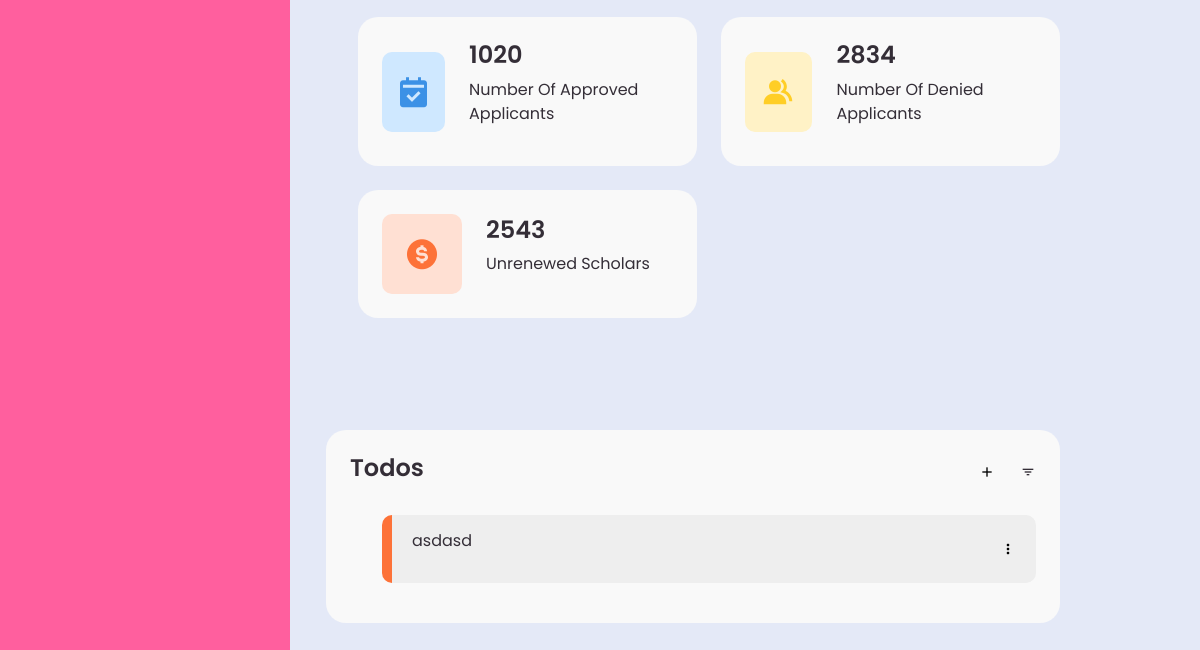
Page /pages/admin/adminHome.php (signed in, lower part) on the earlier database version.
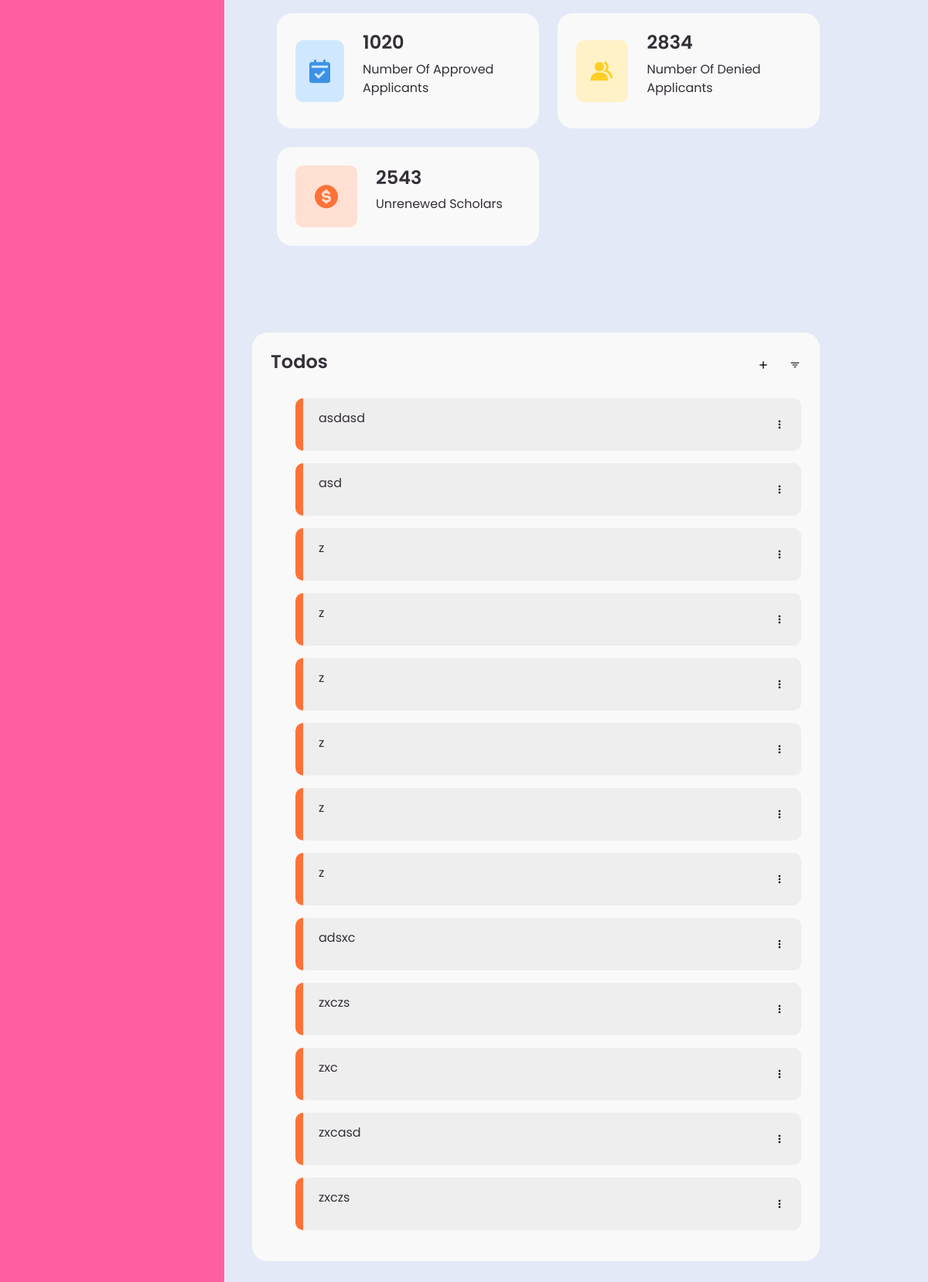
Same page on the later database version.
### tables this page shows
CREATE TABLE `todos` (
  `id` int(11) NOT NULL,
  `todo_text` varchar(255) NOT NULL,
  `completed` tinyint(1) DEFAULT 0,
  `created_at` timestamp NOT NULL DEFAULT current_timestamp()
);

### pages/admin/adminHome.php (the view, shortened to what this page needs)
<html lang="en">
<head>
    <link href="https://cdn.jsdelivr.net/npm/bootstrap@5.3.0/dist/css/bootstrap.min.css" rel="stylesheet">
    <link rel="stylesheet" href="../../style/dashboard.css">
</head>
<body>
    <?php
    if ($_SESSION['role'] === 'admin') {
        include '../../assets/template/profileNav.php';
    } elseif ($_SESSION['role'] === 'staff') {
        include '../../assets/template/staffNavi.php';
    }
    ?>
    <section id="content" class="home-section">
        <?php
        if ($_SESSION['role'] === 'admin') {
        ?> <main>
                <ul class="box-info">
                    <li>
                        <i class='bx bxs-calendar-check'></i>
                        <span class="text">
                            <h3>1020</h3>
                            <p>Number Of Approved Applicants</p>
                        </span>
                    </li>
                    <li>
                        <i class='bx bxs-group'></i>
                        <span class="text">
                            <h3>2834</h3>
                            <p>Number Of Denied Applicants</p>
                        </span>
                    </li>
                    <li>
                        <i class='bx bxs-dollar-circle'></i>
                        <span class="text">
                            <h3>2543</h3>
                            <p>Unrenewed Scholars</p>
                        </span>
                    </li>
                </ul>
        </main>
            <?php } ?>
            <main>
            <div class="table-data">
                <div class="todo">
                    <div class="head">
                        <h3>Todos</h3>
                        <a class="btnAddTodo bx bx-plus dropdown-toggle-split text-black" type="button" data-bs-target="#addTodo" data-bs-toggle="modal" data-bs-whatever="@addTo-do"></a>
                        <i class="bx bx-filter" onclick="toggleTodoList()"></i>
                    </div>
                    <ul class="todo-list">
                        <?php
                        $server = "localhost";
                        $username = "root";
                        $password = "";
                        $db = "cysdo";
                        $conn = new mysqli($server, $username, $password, $db);
                        $sql = "SELECT * FROM todos";
                        $result = $conn->query($sql);
                        if ($result->num_rows > 0) {
                            while ($row = $result->fetch_assoc()) {
                                $completed = $row['completed'] ? 'completed' : 'not-completed';
                                $todoId = $row['id'];
                                $todoText = $row['todo_text'];
                        ?>
                                <li class="<?php echo $completed; ?>" data-id="<?php echo $todoId; ?>">
                                    <p><?php echo $todoText; ?></p>
                                    <div class="dropdown-center">
                                        <a class="bx bx-dots-vertical-rounded text-black" type="button" data-bs-toggle="dropdown" aria-expanded="false">
                                        </a>
                                    </div>
                                </li>
                        <?php
                            }
                        } else {
                            echo "No todos found.";
                        }
                        ?>
                    </ul>
                </div>
            </div>
            </main>
    </section>
</body>
</html>

### assets/template/profileNav.php (shortened to what this page needs)
<html lang="en" dir="ltr">
<head>
  <link rel="stylesheet" href="https://cdnjs.cloudflare.com/ajax/libs/font-awesome/5.15.1/css/all.min.css">
  <link rel="stylesheet" href="https://cdn.jsdelivr.net/npm/bootstrap-icons@1.10.5/font/bootstrap-icons.css">
  <link href='https://unpkg.com/boxicons@2.0.7/css/boxicons.min.css' rel='stylesheet'>
</head>
<body>
  <div class="side-bar">
  </div>
</body>
</html>

### style/dashboard.css (style rules this page uses)
* { margin: 0; padding: 0; box-sizing: border-box; }
a { text-decoration: none; }
li { list-style: none; }
:root { --poppins: 'Poppins', sans-serif; --lato: 'Lato', sans-serif; --light: #F9F9F9; --blue: #3C91E6; --green: #3ce64a; --light-blue: #CFE8FF; --grey: #eee; --dark-grey: #AAAAAA; --dark: #342E37; --red: #DB504A; --yellow: #FFCE26; --light-yellow: #FFF2C6; --orange: #FD7238; --light-orange: #FFE0D3; }
html { overflow-x: hidden; }
body { background: var(--grey); overflow-x: hidden; }
#content main { width: 100%; padding: 36px 24px; font-family: var(--poppins); max-height: calc(100vh - 56px); overflow-y: auto; padding-right: 100px; }
#content main .box-info { display: grid; grid-template-columns: repeat(auto-fit, minmax(240px, 1fr)); grid-gap: 24px; margin-top: 36px; }
#content main .box-info li { padding: 24px; background: var(--light); border-radius: 20px; display: flex; align-items: center; grid-gap: 24px; }
#content main .box-info li .bx { width: 80px; height: 80px; border-radius: 10px; font-size: 36px; display: flex; justify-content: center; align-items: center; }
#content main .box-info li:nth-child(1) .bx { background: var(--light-blue); color: var(--blue); }
#content main .box-info li:nth-child(2) .bx { background: var(--light-yellow); color: var(--yellow); }
#content main .box-info li:nth-child(3) .bx { background: var(--light-orange); color: var(--orange); }
#content main .box-info li .text h3 { font-size: 24px; font-weight: 600; color: var(--dark); }
#content main .box-info li .text p { color: var(--dark); }
#content main .table-data { display: flex; grid-gap: 24px; margin-top: 24px; width: 100%; color: var(--dark); }
#content main .table-data>div { border-radius: 20px; background: var(--light); padding: 24px; overflow-x: auto; }
#content main .table-data .head { display: flex; align-items: center; grid-gap: 16px; margin-bottom: 24px; }
#content main .table-data .head h3 { margin-right: auto; font-size: 24px; font-weight: 600; }
#content main .table-data .head .bx { cursor: pointer; }
#content main .table-data .todo { flex-grow: 1; flex-basis: 300px; }
#content main .table-data .todo .todo-list { width: 100%; }
#content main .table-data .todo .todo-list li { width: 100%; margin-bottom: 16px; background: var(--grey); border-radius: 10px; padding: 14px 20px; display: flex; justify-content: space-between; align-items: center; }
#content main .table-data .todo .todo-list li .bx { cursor: pointer; }
#content main .table-data .todo .todo-list li.not-completed { border-left: 10px solid var(--orange); }
#content main .table-data .todo .todo-list li:last-child { margin-bottom: 0; }

### assets/template/profileNav.php (style rules this page uses)
* { margin: 0; padding: 0; box-sizing: border-box; font-family: "Poppins", sans-serif; }
body { background-color: whitesmoke; background-size: cover; background-position: center; }
.side-bar { background: #FF5F9E; width: 290px; height: 100%; position: fixed; top: 0; overflow-y: auto; }
.home-section { position: relative; background: #E4E9F7; margin-left: 20px; left: 270px; width: calc(100% - 280px); transition: all 0.5s ease; padding: 12px; padding-right: 50px; }

Differences in the rows shown:
added todos: todo_text "asd"
added todos: todo_text "z"
added todos: todo_text "z"
added todos: todo_text "z"
added todos: todo_text "z"
added todos: todo_text "z"
added todos: todo_text "z"
added todos: todo_text "adsxc"
added todos: todo_text "zxczs"
added todos: todo_text "zxc"
added todos: todo_text "zxcasd"
added todos: todo_text "zxczs"
